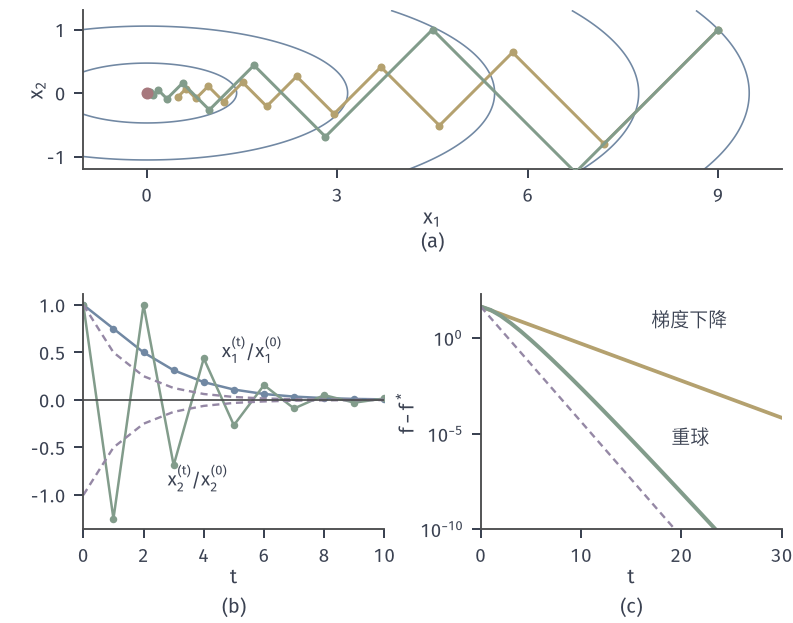

Source code (Python):
from pathlib import Path
import sys
ROOT = next(p for p in Path(__file__).resolve().parents if (p/'build.sh').is_file() and (p/'tex/book.tex').is_file())
sys.path.insert(0, str(ROOT/'figures/00-shared/mathematical-preliminaries-upper/00-shared/comprehension-figures'))
from support import figure, save, BLUE, GREEN, YELLOW, RED, PURPLE, INK, MUTED, GRID, BLUE_FILL, GREEN_FILL, YELLOW_FILL, RED_FILL, PURPLE_FILL
import numpy as np
HERE = Path(__file__).resolve().parent
STROKE = '#4C4D4F'
def panel(fig, left, right, top, bottom, wspace=.25, hspace=.2):
    fig.set_layout_engine(None)
    fig.subplots_adjust(left=left, right=right, top=top, bottom=bottom, wspace=wspace, hspace=hspace)
def tag(fig, ax, s, y=None, d=.085):
    p = ax.get_position(); fig.text((p.x0+p.x1)/2, (p.y0-d) if y is None else y, s, ha='center', va='top')
# 贯穿例：f(x)=(x1^2+9 x2^2)/2，x0=(9,1)，mu=1，L=9，kappa=9。
H = np.array([1., 9.]); X0 = np.array([9., 1.])
def f_ex(x): return .5*(H*np.asarray(x)**2).sum(-1)
def contour_ex(ax, xr, yr, levels):
    X,Y = np.meshgrid(np.linspace(*xr,700), np.linspace(*yr,500))
    ax.contour(X,Y,.5*(X**2+9*Y**2),levels=levels,colors=[BLUE],linewidths=.65)
def path(ax, P, c, ms=3.2, lw=1.2, **k):
    P=np.asarray(P); ax.plot(P[:,0],P[:,1],'-o',color=c,lw=lw,ms=ms,mew=0,zorder=4,**k)
def opt(ax, x=0, y=0): ax.plot([x],[y],'o',ms=4.8,color=RED,mew=0,zorder=6)
# 贯穿例上重球（alpha=beta=1/4）与梯度下降（alpha=1/5）。
import matplotlib.gridspec as gs
fig=figure(width_mm=112,height_mm=88)[0]; fig.clf(); fig.set_layout_engine(None)
G=gs.GridSpec(2,2,height_ratios=[1,1.45],left=.105,right=.985,top=.985,bottom=.15,hspace=.62,wspace=.32)
A=fig.add_subplot(G[0,:]); B=fig.add_subplot(G[1,0]); C=fig.add_subplot(G[1,1])
def hb(a,b,T):
    P=[X0.copy(),X0.copy()]
    for t in range(T): P.append(P[-1]-a*H*P[-1]+b*(P[-1]-P[-2]))
    return np.array(P[1:])
T=30; PG=hb(.2,0,T); PH=hb(.25,.25,T)
contour_ex(A,(-1,10),(-1.2,1.3),[1,5,15,30,45]); path(A,PG[:14],YELLOW); path(A,PH[:14],GREEN); opt(A)
A.set_xlim(-1,10); A.set_ylim(-1.2,1.3); A.set_aspect('equal'); A.set_xticks([0,3,6,9]); A.set_yticks([-1,0,1]); A.set_xlabel('$x_1$',labelpad=1); A.set_ylabel('$x_2$',labelpad=0)
t=np.arange(0,11); y1=(9+4.5*t)/2.**t; y2=(1+1.5*t)*(-.5)**t
B.plot(t,y1/9,'-o',color=BLUE,ms=3,mew=0,lw=1); B.plot(t,y2,'-o',color=GREEN,ms=3,mew=0,lw=1)
B.plot(t,.5**t,color=PURPLE,lw=.95,ls=(0,(3,2))); B.plot(t,-.5**t,color=PURPLE,lw=.95,ls=(0,(3,2))); B.axhline(0,color=STROKE,lw=.7)
B.text(4.6,.45,'$x_1^{(t)}/x_1^{(0)}$',fontsize=7.5); B.text(2.8,-.9,'$x_2^{(t)}/x_2^{(0)}$',fontsize=7.5)
B.set_xlabel('$t$',labelpad=1); B.set_xlim(0,10); B.set_xticks(range(0,11,2))
ts=np.arange(T+1); C.semilogy(ts,f_ex(PG),color=YELLOW,lw=1.5); C.semilogy(ts,f_ex(PH),color=GREEN,lw=1.6); C.semilogy(ts,45*.25**ts,color=PURPLE,lw=.95,ls=(0,(3,2)))
C.text(17,4,'梯度下降',fontsize=7.5,color=INK); C.text(19,3e-6,'重球',fontsize=7.5,color=INK,ha='left')
C.set_xlabel('$t$',labelpad=1); C.set_ylabel(r'$f-f^*$',labelpad=1); C.set_xlim(0,30); C.set_ylim(1e-10,200); C.set_yticks([1e-10,1e-5,1])
tag(fig,A,'(a)',d=.1); tag(fig,B,'(b)',y=.042); tag(fig,C,'(c)',y=.042)
save(fig,HERE,'figure',{'gd_alpha':.2,'hb':[.25,.25],'x0':[9,1]})
